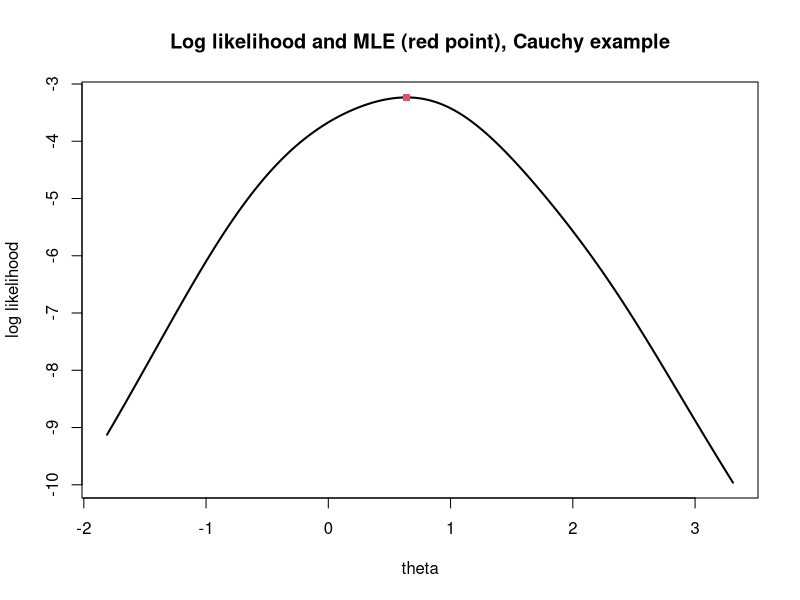

This chart was generated by the following R code:
## ---- chunk 1
knitr::opts_chunk$set(echo = TRUE)
## ---- chunk 2
library(tidyverse)
#install.packages("maxLik")
library(maxLik)
## ---- chunk 3
Hypotenuse <- function(a, b){sqrt(a**2 + b**2)}
Hypotenuse(3, 4)
## ---- chunk 4
eps = 1000
a = 9
b = 842.390
while(Hypotenuse(a, b) < eps){a <- a + 0.001}
## ---- chunk 5
y = c(1.09, -0.23, 0.79, 2.31, -0.81)
## ---- chunk 6
U <- function(theta){2*sum((y-theta)/(1+(y-theta)^2))}
theta <- 0
eps <- 0.0000001
while(abs(U(theta)) > eps) {theta <- theta + U(theta)*2/5}

theta
## ---- chunk 7
loglik <- function(theta){-sum(log(1+(y-theta)^2))}
NRmax <- maxLik(loglik, grad = NULL, hess = NULL, -10, method="NR", constraints=NULL)
summary(NRmax)
## ---- chunk 8
# Set some entry points from below the smallest y and above the largest.
# Have these points increase in increments of 0.01
x = seq(min(y)-1, max(y)+1, 0.01)
# Initilise a vector of length x with NAs (ready for the likelihoods).
loglik.x = rep(NA, length(x))
# For each value in the vector x, calculate the likelihood and
# then store it in the correct position in the loglik.x vector.
for (i in 1:length(x))
  loglik.x[i]= loglik(x[i])
# Set the optimal value as known from the NR MLE.
theta.hat =  0.6393
# Plot the values from the log-likelihood against the x values.
plot(x,  loglik.x, type = 'l', lwd=2, xlab = "theta", ylab="log likelihood")
# Add the optimal value point.
points(theta.hat, loglik(theta.hat), col=2, pch=15)
# Add a title to the plot.
title("Log likelihood and MLE (red point), Cauchy example")
